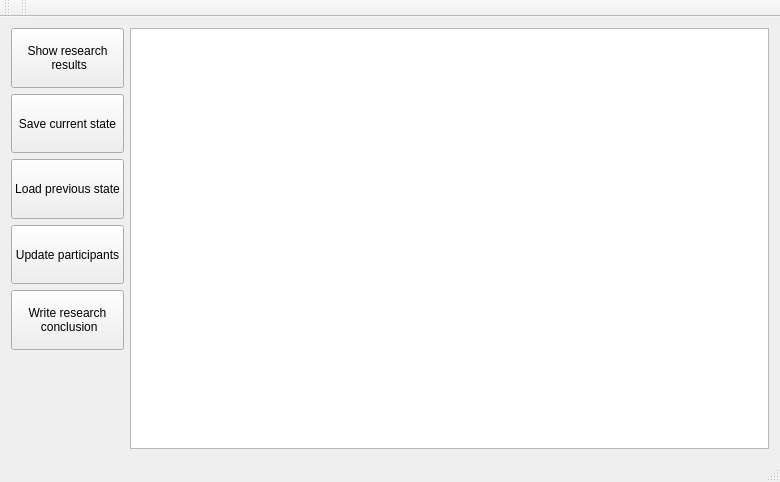
<?xml version="1.0" encoding="UTF-8"?>
<ui version="4.0">
 <class>MainWindow</class>
 <widget class="QMainWindow" name="MainWindow">
  <property name="geometry">
   <rect>
    <x>0</x>
    <y>0</y>
    <width>780</width>
    <height>482</height>
   </rect>
  </property>
  <property name="windowTitle">
   <string>Friendly Team</string>
  </property>
  <widget class="QWidget" name="centralWidget">
   <layout class="QHBoxLayout" name="horizontalLayout">
    <item>
     <layout class="QVBoxLayout" name="verticalLayout" stretch="3,3,3,3,3,5">
      <item>
       <widget class="QPushButton" name="showResearchResultBtn">
        <property name="sizePolicy">
         <sizepolicy hsizetype="Minimum" vsizetype="Minimum">
          <horstretch>0</horstretch>
          <verstretch>0</verstretch>
         </sizepolicy>
        </property>
        <property name="text">
         <string>Show research
 results</string>
        </property>
       </widget>
      </item>
      <item>
       <widget class="QPushButton" name="saveCurrentStateBtn">
        <property name="sizePolicy">
         <sizepolicy hsizetype="Minimum" vsizetype="Minimum">
          <horstretch>0</horstretch>
          <verstretch>0</verstretch>
         </sizepolicy>
        </property>
        <property name="text">
         <string>Save current state</string>
        </property>
       </widget>
      </item>
      <item>
       <widget class="QPushButton" name="loadPreviousStateBtn">
        <property name="sizePolicy">
         <sizepolicy hsizetype="Minimum" vsizetype="Minimum">
          <horstretch>0</horstretch>
          <verstretch>0</verstretch>
         </sizepolicy>
        </property>
        <property name="text">
         <string>Load previous state</string>
        </property>
       </widget>
      </item>
      <item>
       <widget class="QPushButton" name="updateParticipantsBtn">
        <property name="enabled">
         <bool>true</bool>
        </property>
        <property name="sizePolicy">
         <sizepolicy hsizetype="Minimum" vsizetype="Minimum">
          <horstretch>0</horstretch>
          <verstretch>0</verstretch>
         </sizepolicy>
        </property>
        <property name="text">
         <string>Update participants</string>
        </property>
       </widget>
      </item>
      <item>
       <widget class="QPushButton" name="writeConclusionBtn">
        <property name="sizePolicy">
         <sizepolicy hsizetype="Minimum" vsizetype="Minimum">
          <horstretch>0</horstretch>
          <verstretch>0</verstretch>
         </sizepolicy>
        </property>
        <property name="text">
         <string>Write research
 conclusion</string>
        </property>
       </widget>
      </item>
      <item>
       <spacer name="verticalSpacer">
        <property name="orientation">
         <enum>Qt::Vertical</enum>
        </property>
        <property name="sizeType">
         <enum>QSizePolicy::Preferred</enum>
        </property>
        <property name="sizeHint" stdset="0">
         <size>
          <width>20</width>
          <height>40</height>
         </size>
        </property>
       </spacer>
      </item>
     </layout>
    </item>
    <item>
     <widget class="QGraphicsView" name="graphicsView"/>
    </item>
   </layout>
  </widget>
  <widget class="QToolBar" name="mainToolBar">
   <attribute name="toolBarArea">
    <enum>TopToolBarArea</enum>
   </attribute>
   <attribute name="toolBarBreak">
    <bool>false</bool>
   </attribute>
  </widget>
  <widget class="QStatusBar" name="statusBar"/>
  <widget class="QToolBar" name="toolBar">
   <property name="windowTitle">
    <string>toolBar</string>
   </property>
   <attribute name="toolBarArea">
    <enum>TopToolBarArea</enum>
   </attribute>
   <attribute name="toolBarBreak">
    <bool>false</bool>
   </attribute>
  </widget>
  <widget class="QMenuBar" name="menuBar">
   <property name="geometry">
    <rect>
     <x>0</x>
     <y>0</y>
     <width>780</width>
     <height>26</height>
    </rect>
   </property>
  </widget>
  <action name="actionLogin">
   <property name="text">
    <string>Login</string>
   </property>
  </action>
 </widget>
 <layoutdefault spacing="6" margin="11"/>
 <resources/>
 <connections/>
</ui>
